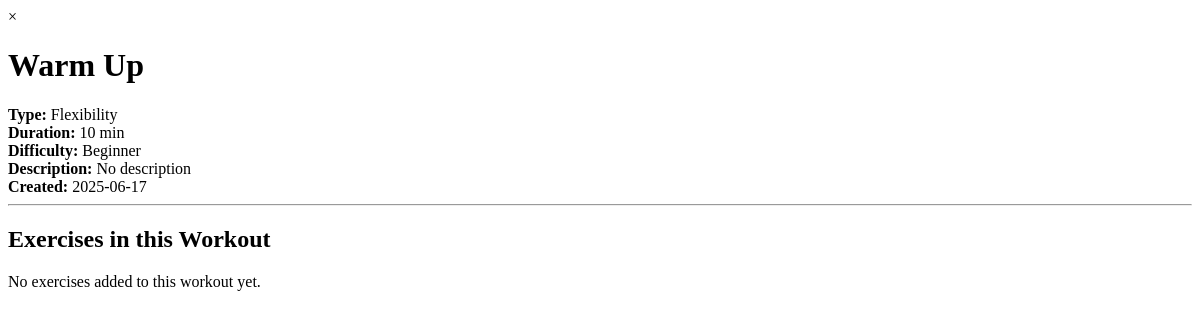
The page /dashboard/workouts/5/modal (signed in) on the database as committed earlier.
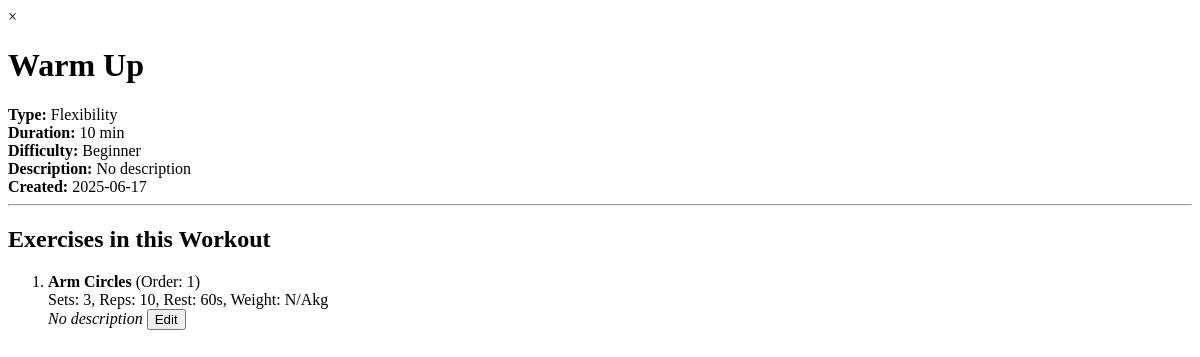
The same page on the database as committed later.
### models.py (models this page shows, shortened)
class WorkoutExercise(db.Model):
    __tablename__ = 'workout_exercises'
    id = db.Column(db.Integer, primary_key=True)
    workout_id = db.Column(db.Integer, db.ForeignKey('workouts.id'), nullable=False)
    exercise_id = db.Column(db.Integer, db.ForeignKey('exercises.id'), nullable=False)
    order = db.Column(db.Integer, nullable=False)
    sets = db.Column(db.Integer, nullable=False, default=3)
    reps = db.Column(db.Integer, nullable=False, default=10)
    rest_time = db.Column(db.Integer, nullable=True, default=60)
    weight = db.Column(db.Float, nullable=True, default=0.0)
    notes = db.Column(db.String(256), nullable=True)
    workout = db.relationship('Workout', backref=db.backref('workout_exercises', lazy=True))
    exercise = db.relationship('Exercise', backref=db.backref('workout_exercises', lazy=True))

class Exercise(db.Model):
    __tablename__ = 'exercises'
    id = db.Column(db.Integer, primary_key=True)
    name = db.Column(db.String(32), nullable=False)
    description = db.Column(db.String(256), nullable=True)
    video_url = db.Column(db.String(256), nullable=True)
    category = db.Column(db.String(32), nullable=True)
    equipment = db.Column(db.String(64), nullable=True)
    user_id = db.Column(db.Integer, db.ForeignKey('users.id'), nullable=False)
    user = db.relationship('User', backref=db.backref('exercises', lazy=True))

### app.py (the view)
@app.route('/dashboard/workouts/<int:workout_id>/modal')
@login_required
def workout_detail_modal(workout_id):
    workout = Workout.query.get_or_404(workout_id)
    if workout.user_id != current_user.id:
        return '', 403
    workout_exercises = (
        WorkoutExercise.query
        .filter_by(workout_id=workout_id)
        .order_by(WorkoutExercise.order.asc())
        .all()
    )
    return render_template('workout_detail_modal.html', workout=workout, workout_exercises=workout_exercises)

### app.py (called while the page is built)
@login_manager.user_loader
def load_user(user_id):
    return User.query.get(int(user_id))

### templates/workout_detail_modal.html (shortened to what this page needs)
<div class="workout-detail-modal-content">
    <span class="close close-modal-btn">&times;</span>
    <h1>{{ workout.name }}</h1>
    <div><strong>Type:</strong> {{ workout.type|capitalize }}</div>
    <div><strong>Duration:</strong> {{ workout.duration }} min</div>
    <div><strong>Difficulty:</strong> {{ workout.difficulty|capitalize or 'N/A' }}</div>
    <div><strong>Description:</strong> {{ workout.description or 'No description' }}</div>
    <div><strong>Created:</strong> {{ workout.created_at.strftime('%Y-%m-%d') }}</div>
    <hr>
    <h2>Exercises in this Workout</h2>
    {% if workout_exercises %}
        <ol>
        {% for we in workout_exercises %}
            <li>
                <strong>{{ we.exercise.name }}</strong> (Order: {{ we.order }})<br>
                Sets: {{ we.sets }}, Reps: {{ we.reps }}, Rest: {{ we.rest_time or 'N/A' }}s, Weight: {{ we.weight or 'N/A' }}kg<br>
                <em>{{ we.exercise.description or 'No description' }}</em>
                <button class="sidebar-button open-edit-workout-exercise-modal-btn" data-workout-id="{{ workout.id }}" data-we-id="{{ we.id }}">Edit</button>
            </li>
        {% endfor %}
        </ol>
    {% else %}
        <p>No exercises added to this workout yet.</p>
    {% endif %}
</div>

Rows that differ between the two databases and show on the page:
added WorkoutExercise: exercise.name "Arm Circles", order "1", sets "3", reps "10", rest_time "60", weight "N/A", exercise "No description"
Other text that changed with them:
text no longer shown: "No exercises added to this workout yet."
